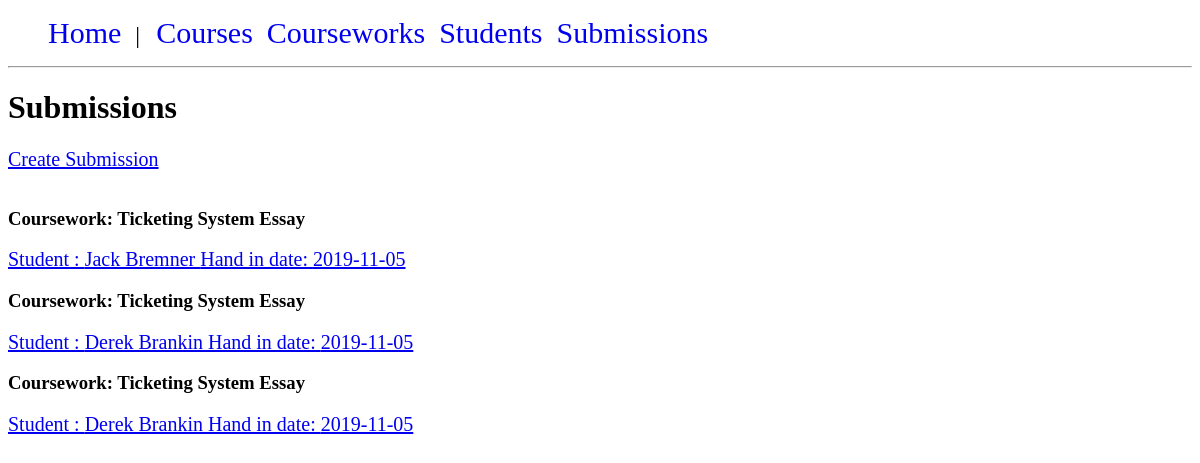
/submissions/all_submissions.php, run on an earlier commit of the app's database.
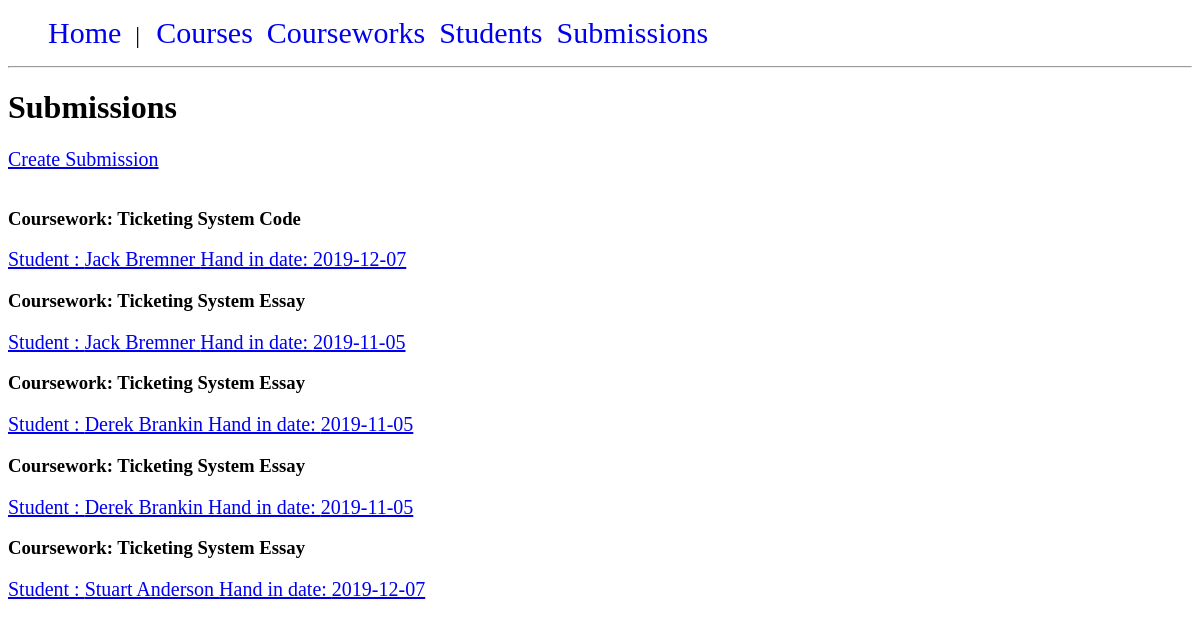
And on a later commit of the database.
### tables this page shows
CREATE TABLE "submissions" (
	"submission_id"	INTEGER NOT NULL PRIMARY KEY AUTOINCREMENT UNIQUE,
	"coursework_id"	INTEGER NOT NULL,
	"student_id"	INTEGER NOT NULL,
	"mark"	INTEGER(100),
	"hand_in_date"	DATE NOT NULL,
	"second_submission"	BOOLEAN NOT NULL DEFAULT 0,
	"grade"	TEXT(3),
	FOREIGN KEY("coursework_id") REFERENCES "courseworks"("coursework_id"),
	FOREIGN KEY("student_id") REFERENCES "students"("student_id")
);

CREATE TABLE "courseworks" (
	"coursework_id"	INTEGER NOT NULL PRIMARY KEY AUTOINCREMENT UNIQUE,
	"name"	TEXT(50) NOT NULL,
	"course_id"	INTEGER NOT NULL,
	"deadline"	DATE NOT NULL,
	"credit_weight"	INTEGER NOT NULL,
	"feedback_due_date"	DATE NOT NULL,
	FOREIGN KEY("course_id") REFERENCES "courses"("course_id")
);

CREATE TABLE "students" (
	"student_id"	INTEGER NOT NULL UNIQUE,
	"name"	TEXT(50) NOT NULL,
	PRIMARY KEY("student_id")
);

### submissions/submission_functions.php (called while the page is built, shortened)
<?php
if (php_sapi_name() == "cli") {
    require_once getcwd().'../database/dbconnection.php';
} else {
    require_once $_SERVER['DOCUMENT_ROOT'].'/database/dbconnection.php';
}
function getAllSubmissions() {
    $query = "SELECT submission_id, hand_in_date, stu.name as student_name, cworks.name as coursework_name, c.name as course_name FROM submissions sub
    JOIN students stu ON sub.student_id = stu.student_id
    JOIN courseworks cworks ON sub.coursework_id = cworks.coursework_id
	JOIN courses c ON cworks.course_id = c.course_id
    order by c.course_id, cworks.coursework_id, hand_in_date";
    $submissions = DB::run($query)->fetchAll(PDO::FETCH_ASSOC);
    return $submissions;
}

### database/dbconnection.php (called while the page is built, shortened)
<?php
class DB {
    private static $instance = null;
    private static $pdo;
    public function __construct() {
        if (php_sapi_name() == "cli") {
            self::$pdo = new PDO("sqlite:database/courseworkapp.db");
        }
        else {
            self::$pdo = new PDO("sqlite:".$_SERVER['DOCUMENT_ROOT']."/database/courseworkapp.db");
        }
}
    public static function getInstance() : DB {
        if(!self::$instance)
        {
            self::$instance = new DB();
        }
        return self::$instance;
    }
    public static function run($sql, $params = NULL) {
        $stmt = self::$pdo->prepare($sql);
        $stmt->execute($params);
        return $stmt;
    }
}

### submissions/all_submissions.php (the view, shortened to what this page needs)
<?php
require_once 'submission_functions.php';
$submissions = getAllSubmissions();
echo '<h1>Submissions</h1>';
echo "<a href='create_submission_form.php'>Create Submission</a>\n";
echo '<br>';
echo '<br>';
if ($submissions) {
    foreach ($submissions as $submission) {
        echo '<h3>Coursework: ' . $submission['coursework_name'] . '</h3>';
        echo "<a href='submission_details.php?id=" . $submission['submission_id'] . "'> Student : " . $submission['student_name']
              . "  Hand in date: " . $submission['hand_in_date'] . "</a>\n";
    }
} else {
    echo "<p>No submissions for this course</p>";
}

### css/stylesheet.css (style rules this page uses)
#menu ul { list-style: none; }
#menu li { display: inline; padding-right: 10px; font-size: 24px; }
#menu a { text-decoration: none; font-size: 30px; }
a, p { font-size: 20px; }

What changed in the data, as far as the page shows it:
added submissions: coursework.name "Ticketing System Code", student.name "Jack Bremner", hand_in_date "2019-12-07"
added submissions: coursework.name "Ticketing System Essay", student.name "Stuart Anderson", hand_in_date "2019-12-07"
